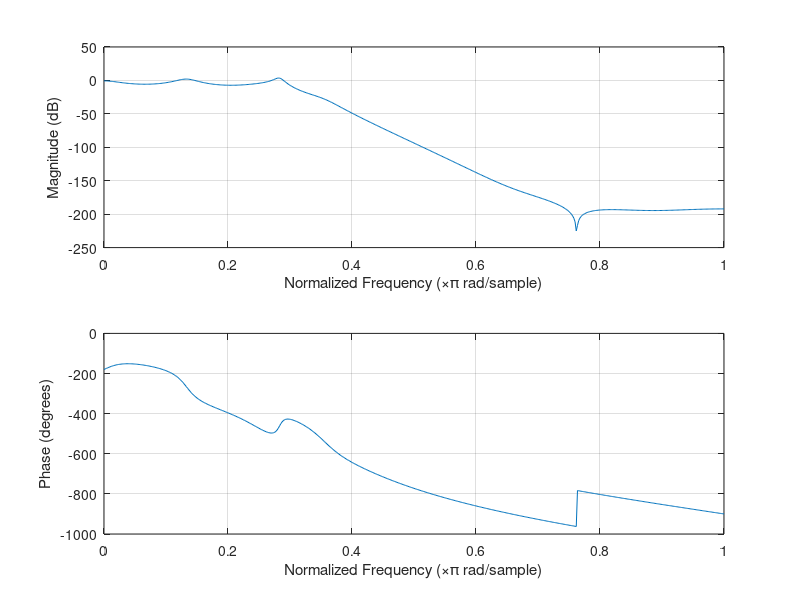

MATLAB code to generate this figure: (Note: this script raises an error after producing the figure.)
% Repeat q1 using a 16th order low pass filter and compare the results.
N=16; 		% filter order
Fs=20000; 	% sampling frequency
Fc=3000;	% cutoff frequency
Nfft = 1024;	% size of FFT
m=16; 		% Number of bits for quantization

[B,A] = butter(N,2*Fc/Fs);  % design Butterworth IIR filter
x=Fs*(0:(Nfft-1))/Nfft;
plot(x,20*log10(abs(fft(B,Nfft)./fft(A,Nfft)))) % fft diagram
title([num2str(N) 'th order Butterworth IIR Filter'])
xlabel('Frequency (Hz)'), ylabel('Amplitude (dB)')
zoom on; grid on;
pause
freqz(B,A);     % frequency and phase response
pause

zplane(B,A)
title([num2str(N) 'th order Butterworth IIR Filter'])
pause

% Quantize coefficients to 16 bits
Bq=B./max(B);	% scale to a max value <= 1
Bq=floor(2^(m-1)*Bq);   % multiply by 2^15,then remove fractional part
Bq=max(B)*Bq/2^(m-1);   % divided by 2^15, then renormalize
Aq=A./max(A);	%scale to a max value <= 1
Aq=floor(2^(m-1)*Aq);   % multiply by 2^15,then remove fractional part
Aq=max(A)*Aq/2^(m-1);    % divided by 2^15, then renormalize

plot(x,20*log10(abs(fft(Bq,Nfft)./fft(Aq,Nfft))))
title([num2str(m) 'Bit Quantized Butterworth IIR Filter'])
xlabel('Frequency (Hz)'), ylabel('Amplitude (dB)')
zoom on; grid on;
pause
freqz(Bq,Aq);
pause

[H1,H2,H3]=zplane(B,A);
set(H1,'Color',[1 0 1])	% Chamge Colours
set(H2,'Color',[1 0 1])
hold on
zplane(Bq,Aq)
title([num2str(m) 'Bit Quantized Butterworth IIR Filter'])